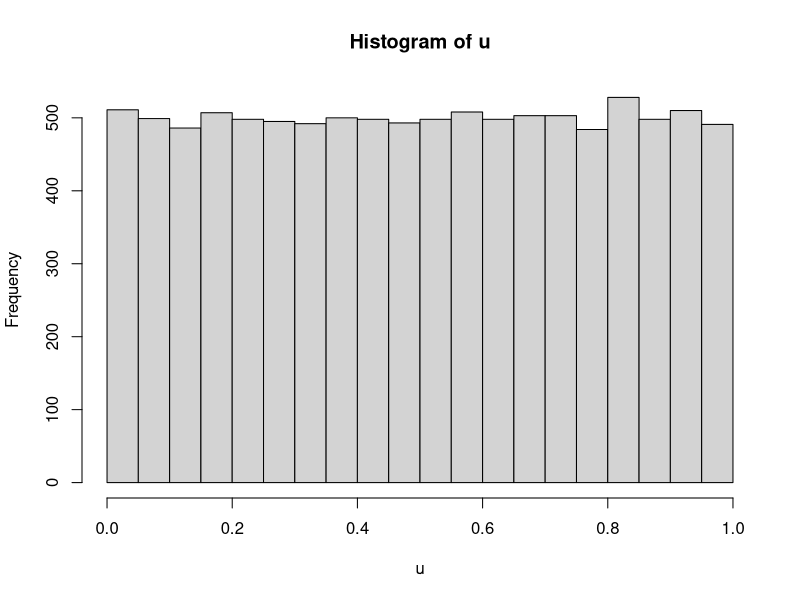
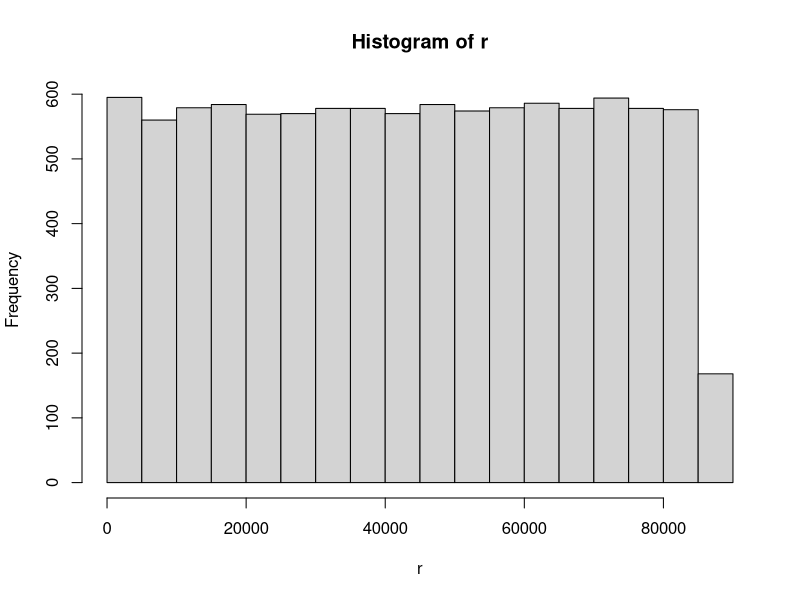
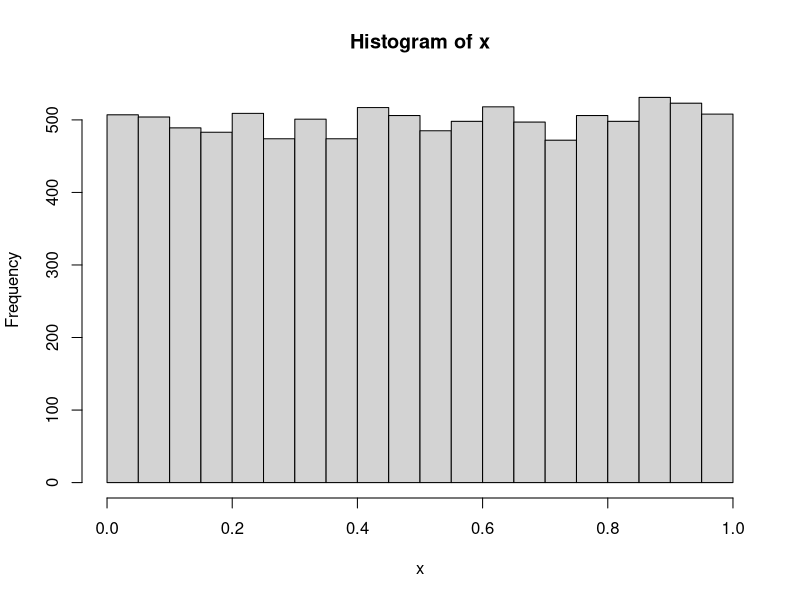
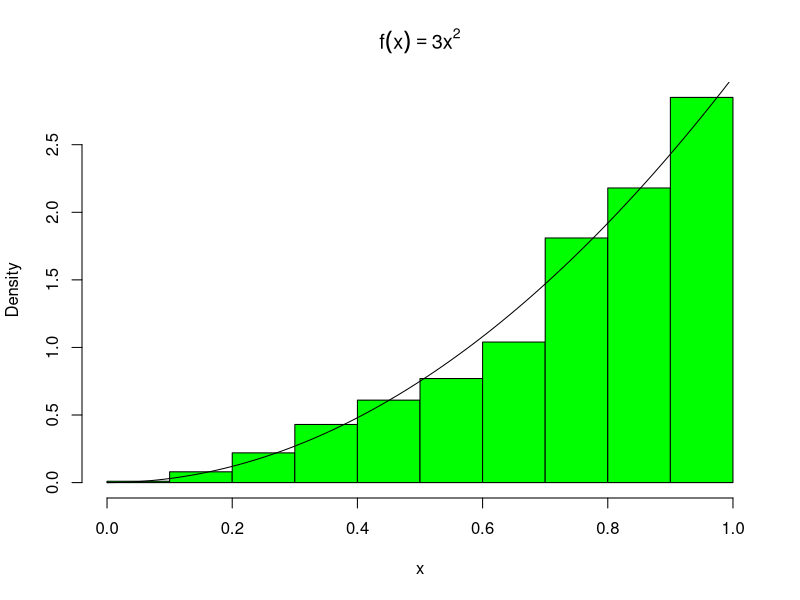

Here is the R script that generated these plots, in order:
# Tahir Muhammad | University of Toronto
# Advanced concepts in R: Stimulation, Inverse Transfomation Method, Monte Carlo Stimulations, and the Apply family of functions. 

####################################
#### Stimulating random numbers ####
####################################
# How does a computer stimulate random numbers?
# Linear Congruential Generators -> uses a mathematical formula, r_i = ar_i + b(mod d)
seed = 1 # Setting seed to be able to replicate: must be positive
a = 5 # the multiplier
b = 3 # shift
d = 16 #modulus
n = 20 # lenght of run
r = numeric(n)
r[1] = seed
for (i in 1:(n-1)){
  r[i+1] = (a*r[i]+b) %% d
}
# r is now an array filled with random numbers 
r
# It is usually good practice to generate numbers over (0,1). 
# Why do we do this? --> Because once you have uniform (0,1), you are able to generate any distribution.
# Make the random generated numbers over (0,1)

# Initialize
a = 1093; b = 18257; d = 86436; seed = 2
m = 10000; r = numeric(m); r[1] = seed
# Generate random numbers using Linear Congruential Generator
for (i in 1:(m-1)){
  r[i+1] = (a*r[i]+b) %% d
}
# Make all numbers between 0,1
u <- (r+0.5)/d
# Plot to see that these are unifomaly distributed! -> Our numbers where random on the interval (0,d), or (0,1) for u. 
hist(u)
hist(r)

# To use R's built in commands, we can just do:
x <- runif(n=10000,min=0,max=1)
hist(x)

########################################
#### Inverse Transformation Method ####
########################################
# Given a density function, can generate it's  distribution. 
# How? For Continous Distributions:
#   i) Generate a random variable from U(0,1)
#   ii) Deliver x = Fx^-1 (u) 

# Example: Find the distribution of f(x) = 3x^2, where 0 < x < 1
n = 1000
u <- runif(n,0,1)
x <- u^(1/3)
hist(x, prob=TRUE, main = bquote(f(x) == 3*x^2), col="green")
# Sample
y <- seq(0, 1, .01)
# Density Curve
lines(y, 3*y^2, col="black") 

# Inverse Value Method; Discrete Case: Recursive

# Monte Carlo Stimulation
